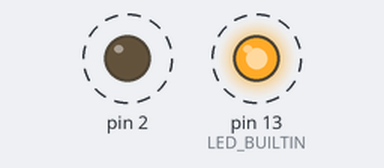
Bench run of a sketch on a simulated Arduino Uno, built with avr-gcc and run on an emulated ATmega328P. On the bench: output pins drawn as LEDs (lit = HIGH). Dashed ring = blinking.

Above: at 0.12 s.
Timing chart, 0 to 3.0 s (numbered marks = the images above):
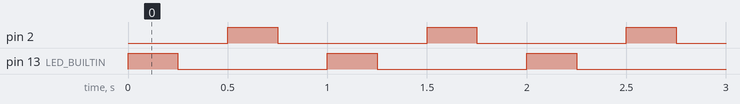

The sketch:

shortlong.ino.ino
```cpp
void setup() {
  // put your setup code here, to run once:
 pinMode(2, OUTPUT);
 pinMode(LED_BUILTIN, OUTPUT);
}

void loop() {
  // put your main code here, to run repeatedly:
 // put your main code here, to run repeatedly:
  digitalWrite(LED_BUILTIN,HIGH);
  delay(250);
  digitalWrite(LED_BUILTIN,LOW);
  delay(250);
  digitalWrite(2,HIGH);
  delay(250);
  digitalWrite(2,LOW);
  delay(250);

}
```

Measured:
- by itself, pin 2, pin 13 (LED_BUILTIN): alternates HIGH for 0.25 s and LOW for 0.75 s
- by itself, everything shown: repeats every 1.0 s, in 4 steps
